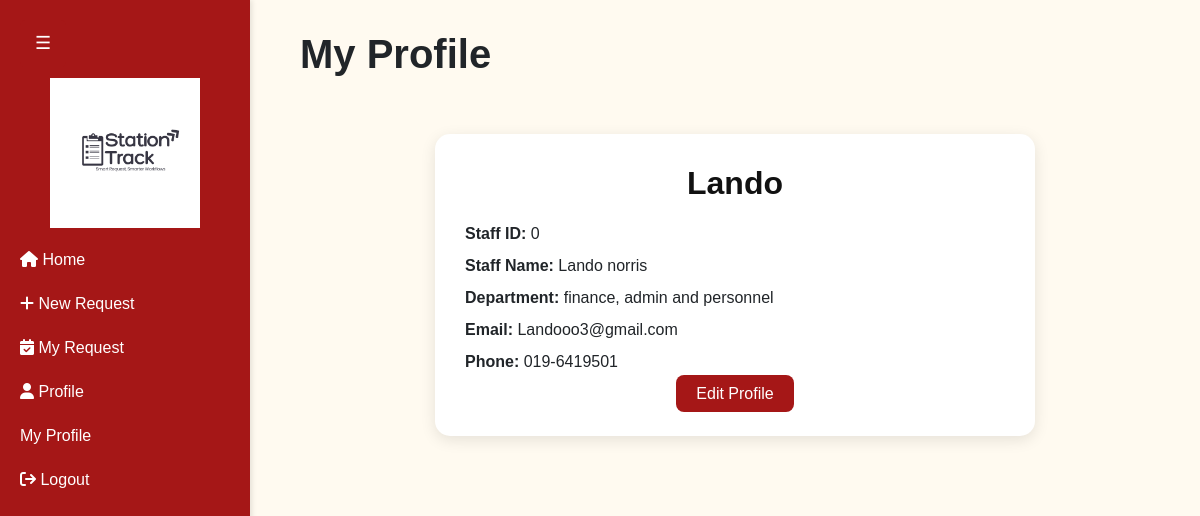
Page /user_profile.php (signed in) on the committed database.
### tables this page shows
CREATE TABLE `staff` (
  `staff_id` int(20) NOT NULL,
  `staff_name` text NOT NULL,
  `staff_department` text NOT NULL,
  `staff_username` varchar(20) NOT NULL,
  `staff_email` varchar(30) NOT NULL,
  `staff_password` varchar(20) NOT NULL,
  `staff_phone` varchar(20) NOT NULL
);

### user_profile.php (the view, shortened to what this page needs)
<!DOCTYPE html>
<html>
<head>
    <link rel="stylesheet" href="https://cdnjs.cloudflare.com/ajax/libs/font-awesome/6.4.2/css/all.min.css">
    <link href="https://cdn.jsdelivr.net/npm/bootstrap@5.3.0-alpha3/dist/css/bootstrap.min.css" rel="stylesheet">
</head>
 <button class="toggle-btn" id="toggleBtn">☰</button>
    <div class="sidebar" id="sidebar">
<br>
         <a href="user_dashboard.php"><img src="stationtrack1.png" style="width:150px; display:block; margin:auto;"></a>
        <a href="user_dashboard.php"><i class="fa fa-home"></i> Home</a>
        <div class="dropdown">
            <a href="stationery.php"><i class="fa-solid fa-plus"></i> New Request</a>
        </div>
        <div class="dropdown">
            <a href="myrequest.php"><i class="fa-solid fa-calendar-check"></i> My Request</a>
        </div>
        <div class="dropdown">
            <a href="#"><i class="fa fa-user"></i> Profile</a>
            <div class="dropdown-content">
                <a href="user_profile.php">My Profile</a>
            </div>
        </div>
        <a href="logout.php"><i class="fa fa-sign-out"></i> Logout</a>
    </div>
<div class="content" id="mainContent">
    <h1><b>My Profile</b></h1>
<br>
    <?php
    include 'db_connect.php';
    $sql = "SELECT * FROM staff WHERE staff_username ='".$_SESSION ['staff_username']."'";
    $result = $conn->query($sql);
    if ($row = $result->fetch_assoc()) {
        echo "<div class='profile-card'>";
        echo "<h2>" . $row["staff_username"] . "</h2>";
        echo "<div class='profile-details'>";
        echo "<p><strong>Staff ID:</strong> " . $row["staff_id"] . "</p>";
        echo "<p><strong>Staff Name:</strong> " . $row["staff_name"] . "</p>";
        echo "<p><strong>Department:</strong> " . $row["staff_department"] . "</p>";
        echo "<p><strong>Email:</strong> " . $row["staff_email"] . "</p>";
        echo "<p><strong>Phone:</strong> " . $row["staff_phone"] . "</p>";
        echo "</div>";
        echo "<a class='edit-button' href='userprofile_update.php?studid=" . $row["staff_id"] . "'>Edit Profile</a>";
        echo "</div>";
    }
    ?>
</div>
</body>
</html>

### user_profile.php (style rules this page uses)
.sidebar { position: fixed; top: 0; left: 0; width: 250px; height: 100vh; background-color: rgb(165, 23, 23); color: white; padding: 20px 0; box-shadow: 2px 0 5px rgba(0,0,0,0.1); transition: transform 0.3s ease; }
.sidebar a { text-decoration: none; color: white; display: block; padding: 10px 20px; }
.toggle-btn { position: fixed; top: 20px; left: 20px; z-index: 1000; background-color: rgb(165, 23, 23); color: white; border: none; border-radius: 5px; padding: 10px 15px; font-size: 18px; cursor: pointer; }
.content { margin-left: 270px; padding: 30px; transition: margin-left 0.3s ease; }
.profile-card { max-width: 600px; background: white; margin: 0 auto; padding: 30px; box-shadow: 0px 4px 15px rgba(0,0,0,0.1); border-radius: 15px; text-align: center; }
.profile-card h2 { font-weight: bold; color: rgb(17, 17, 17); }
.profile-details { text-align: left; margin-top: 20px; }
.profile-details p { margin: 8px 0; font-size: 16px; }
.edit-button { background-color: rgb(165, 23, 23); color: white; padding: 10px 20px; border: none; margin-top: 20px; border-radius: 8px; text-decoration: none; }

### rows in the picture
staff: staff_username "Lando", staff_id "0", staff_name "Lando norris", staff_department "finance, admin and personnel", staff_email "Landooo3@gmail.com", staff_phone "019-6419501"
